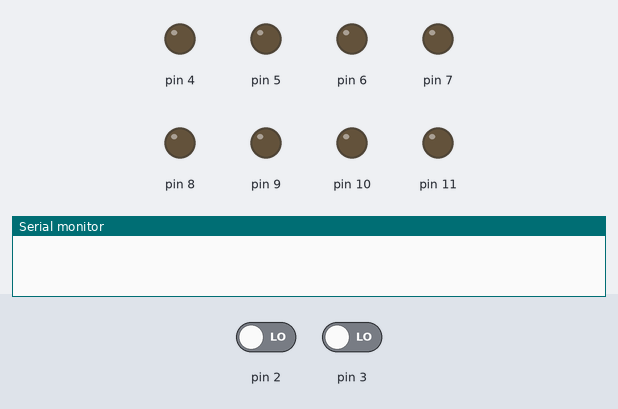
This sketch was run on a simulated Arduino Uno, built with avr-gcc and run on an emulated ATmega328P. Parts: output pins drawn as LEDs (lit = HIGH), the last lines printed to the serial monitor. Dashed ring = blinking. Inputs (shaded band) come from the test bench; at power-on: pin 2 LOW, pin 3 LOW.

Above: at 1.2 s.
1.3 s: pin 2 driven HIGH
At 1.48 s:
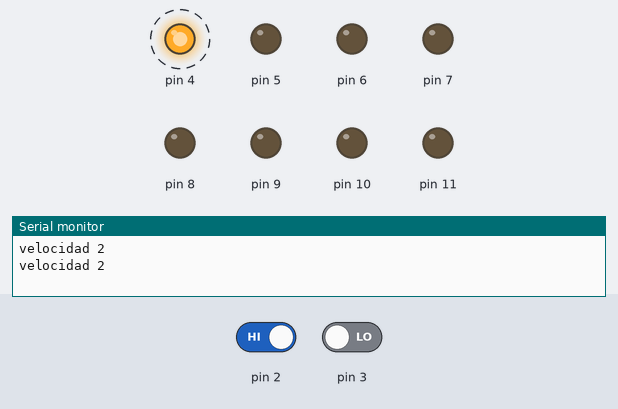
4.3 s: pin 2 driven LOW
At 4.36 s:
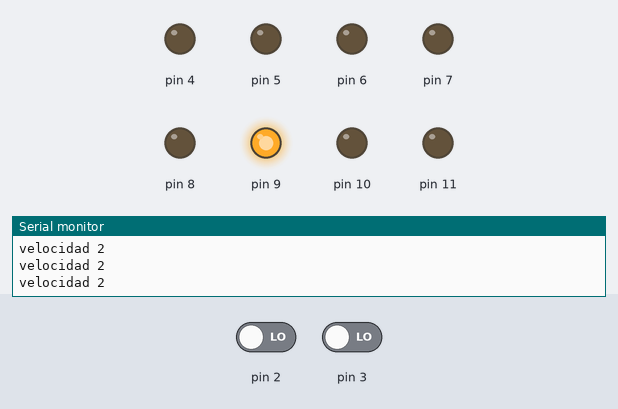
5.9 s: pin 3 driven HIGH
At 7.8 s:
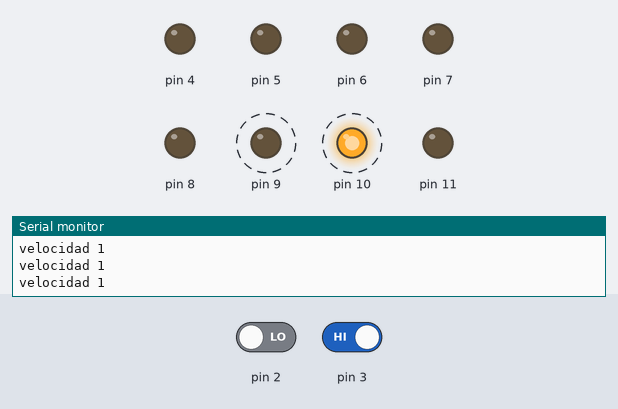
8.9 s: pin 3 driven LOW
At 9.05 s:
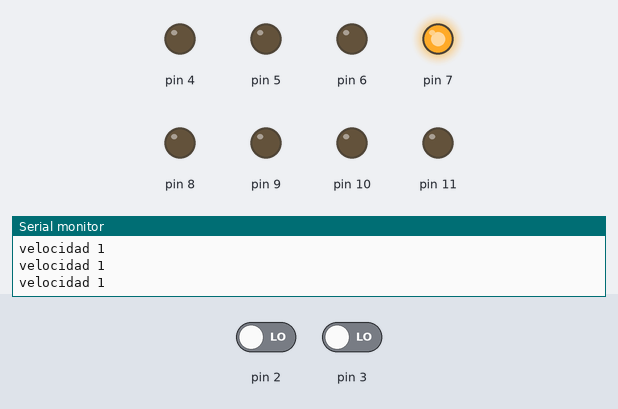
Timing chart, 0 to 11.6 s (numbered marks = the images above; inputs shaded):
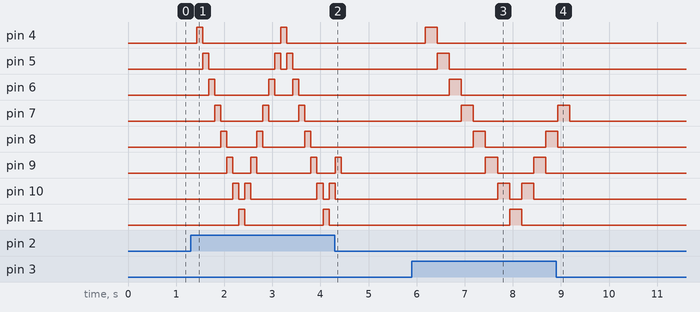

Measured:
- after the input at 1.3 s, pin 4: alternates HIGH for 0.13 s and LOW for 1.6 s, starting after 0.13 s; pin 5: goes HIGH 0.13 s, LOW 1.4 s, HIGH 0.13 s, LOW 0.13 s, HIGH 0.13 s, then LOW, starting after 0.25 s
- after the input at 4.3 s, pin 4: stays LOW (without the input it goes to HIGH after 0.63 s); pin 5–8: stops changing and stays LOW; pin 11: stays LOW (without the input it goes to HIGH after 1.5 s)
- after the input at 5.9 s, pin 4: LOW → HIGH after 0.28 s, → LOW 0.25 s later; pin 5: LOW → HIGH after 0.53 s, → LOW 0.25 s later; pin 6: LOW → HIGH after 0.78 s, → LOW 0.25 s later; pin 7: LOW → HIGH after 1.0 s, → LOW 0.25 s later; pin 8: LOW → HIGH after 1.3 s, → LOW 0.25 s later, → HIGH 1.3 s later
- after the input at 8.9 s, pin 4: stays LOW (without the input it goes to HIGH after 0.78 s); pin 5, pin 6: stops changing and stays LOW; pin 7: goes on until 9.2 s, then stays LOW; pin 8: goes on until 8.9 s, then stays LOW; pin 9: stays LOW (without the input it goes to HIGH after 2.0 s)

The sketch:

Practica_4_parte2.ino
```cpp
/*
   Fundacion Kinal
   Centro educativo tecnico laboral Kinal
   Quinto perito
   Quinto electronica
   Codigo Tecnico: EB5AM
   Curso: Taller de electronica digital y reparacion de computadoras I
   Proyecto: Luces del "Auto fantastico"
   Dev: Fabian Andree Sinay Canel
   Fecha: 25 de abril de 2024
*/
int contador = 0;
int tiempo = 0;

void setup(){
  Serial.begin(9600);
  pinMode(2, INPUT);
  pinMode(3, INPUT);
  pinMode(4, OUTPUT);
  pinMode(5, OUTPUT);
  pinMode(6, OUTPUT);
  pinMode(7, OUTPUT);
  pinMode(8, OUTPUT);
  pinMode(9, OUTPUT);
  pinMode(10, OUTPUT);
  pinMode(11, OUTPUT);


}
void loop(){

  if(digitalRead(3) == HIGH){
Serial.println("velocidad 1");
}
if(digitalRead(2) == HIGH){
Serial.println("velocidad 2");
}

  if(digitalRead(3) == HIGH){
  contador =(contador + 1);
    tiempo = 250;
    if(contador > 15){
       contador = 2;
   }
  }else if(digitalRead(2)==LOW){
    contador = 0;
  }
    if(digitalRead(2) == HIGH){
  contador =(contador + 1);
    tiempo = 125;
   if(contador > 15){
       contador = 2;
   }
  }else if(digitalRead(3)==LOW){
    contador = 0;
  }


  delay(tiempo);
  //secuencia
 if (contador == 1){
    digitalWrite(4, HIGH);
  } else{
    digitalWrite(4, LOW);
  }
    if (contador == 2){
    digitalWrite(5, HIGH);
  } else{
    digitalWrite(5, LOW);
  }
    if (contador == 3){
    digitalWrite(6, HIGH);
  } else{
    digitalWrite(6, LOW);
  }
  if (contador == 4){
    digitalWrite(7, HIGH);
   } else{
    digitalWrite(7, LOW);
  }
  if (contador == 5){
    digitalWrite(8, HIGH);
  } else{
    digitalWrite(8, LOW);
  }
  if (contador == 6){
    digitalWrite(9, HIGH);
  } else{
    digitalWrite(9, LOW);
  }
  if (contador == 7){
    digitalWrite(10, HIGH);
  } else{
    digitalWrite(10, LOW);
  }
  if (contador == 8){
    digitalWrite(11, HIGH);
  } else{
    digitalWrite(11, LOW);
  }
  //secuencia en reversa
  if (contador == 9){
    digitalWrite(10, HIGH);
  }
  if (contador == 10){
    digitalWrite(9, HIGH);
  }
  if (contador == 11){
    digitalWrite(8, HIGH);
  }
  if (contador == 12){
    digitalWrite(7, HIGH);
  }
  if (contador == 13){
    digitalWrite(6, HIGH);
  }
  if (contador == 14){
    digitalWrite(5, HIGH);
  }
  if (contador == 15){
    digitalWrite(4, HIGH);
}
}
```
